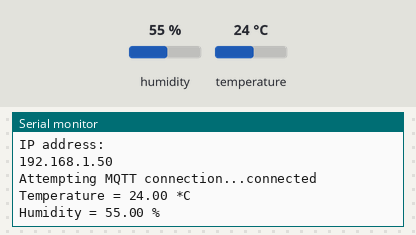
Recording of a sketch running on a simulated ESP32. On the bench: the last lines printed to the serial monitor. The inputs (shaded band) are chosen by the test bench; at power-on: humidity 55 %, temperature 24 °C. WiFi joins after 1.5 s; servers stay silent unless stated; no MQTT or app messages arrive unless stated.

Above: at 9.7 s.
9.8 s: humidity set to 22 %
At 14.5 s:
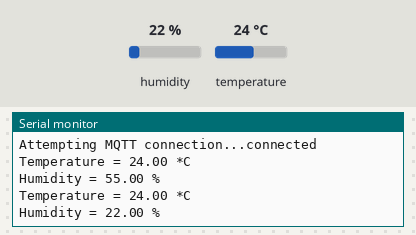
14.8 s: temperature set to 12 °C
At 19.4 s:
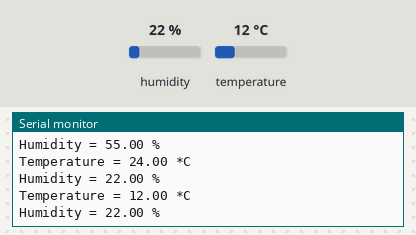
19.8 s: humidity set to 40 %
At 24.1 s:
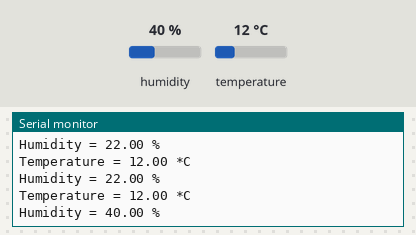
Timing chart, 0 to 25.6 s (numbered marks = the images above; inputs shaded):
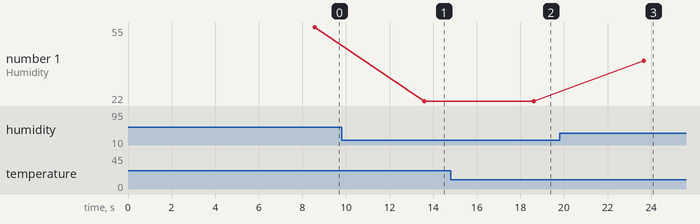

The sketch:

sensors_ESP32_MQTT_v1.ino
```cpp
#include <Adafruit_BME280.h>
#include <DHT.h>
#include <WiFi.h>

const char* ssid     = ""; // ESP32 and ESP8266 uses 2.4GHZ wifi only
const char* password = "";

//MQTT Setup Start
#include <PubSubClient.h>
//here you should put the ip address your MQTT broker (can be your local machine or other server)
#define mqtt_server ""
WiFiClient espClient;
PubSubClient client(espClient);
//#define mqttTemp1 "growShed/temp1"
//#define mqttHum1 "growShed/hum1"
//#define mqttTemp2 "growShed/temp2"
//#define mqttHum2 "growShed/hum2"
#define mqttTemperatur "dht11/temperature_by_houssam"
#define mqttHumidity "dht11/humidity_by_houssam"
//MQTT Setup End

Adafruit_BME280 bme1; // I2C
Adafruit_BME280 bme2; // I2C
#define DHTPIN 4
#define DHTTYPE DHT11
DHT dht(DHTPIN, DHTTYPE);

float temp1, temp2, temperature, hum1, hum2, humidity;

void setup() {
  Serial.begin(115200);
  Serial.println();

  // begin Wifi connect
  Serial.print("Connecting to ");
  Serial.println(ssid);
  WiFi.mode(WIFI_STA);
  WiFi.disconnect();
  delay(2000);
  WiFi.begin(ssid, password);

  while (WiFi.status() != WL_CONNECTED) {
    delay(500);
    Serial.print(".");
  }

  Serial.println("");
  Serial.println("WiFi connected");
  Serial.println("IP address: ");
  Serial.println(WiFi.localIP());
  //end Wifi connect

  client.setServer(mqtt_server, 1883);

  dht.begin();
  delay(5000);
//  unsigned status;
//  status = bme1.begin(0x76);
//    if (!status) {
//        Serial.println("Could not find a valid BME280 sensor, check wiring, address, sensor ID!");
//        Serial.print("SensorID was: 0x"); Serial.println(bme1.sensorID(),16);
//        Serial.print("        ID of 0xFF probably means a bad address, a BMP 180 or BMP 085\n");
//        Serial.print("   ID of 0x56-0x58 represents a BMP 280,\n");
//        Serial.print("        ID of 0x60 represents a BME 280.\n");
//        Serial.print("        ID of 0x61 represents a BME 680.\n");
//        while (1);
//    }
//    status = bme2.begin(0x77);
//    if (!status) {
//        Serial.println("Could not find a valid BME280 sensor, check wiring, address, sensor ID!");
//        Serial.print("SensorID was: 0x"); Serial.println(bme2.sensorID(),16);
//        Serial.print("        ID of 0xFF probably means a bad address, a BMP 180 or BMP 085\n");
//        Serial.print("   ID of 0x56-0x58 represents a BMP 280,\n");
//        Serial.print("        ID of 0x60 represents a BME 280.\n");
//        Serial.print("        ID of 0x61 represents a BME 680.\n");
//        while (1);
//    }

}

void getValues() {

  //temp1 = bme1.readTemperature();
  //temp2 = bme2.readTemperature();
  temperature = dht.readTemperature();
  //hum1 = bme1.readHumidity();
  //hum2 = bme2.readHumidity();
  humidity = dht.readHumidity();

  //Serial.print("BME 1 Temperature = ");
  //Serial.print(temp1);
  //Serial.println(" *C");

  //Serial.print("BME 1 Pressure = ");
  //Serial.print(bme1.readPressure() / 100.0F);
  //Serial.println(" hPa");

  //Serial.print("BME 1 Humidity = ");
  //Serial.print(hum1);
  //Serial.println(" %");

  //Serial.print("BME 2 Temperature = ");
  //Serial.print(temp2);
  //Serial.println(" *C");

  //Serial.print("BME 2 Pressure = ");
  //Serial.print(bme2.readPressure() / 100.0F);
  //Serial.println(" hPa");

  //Serial.print("BME 2 Humidity = ");
 // Serial.print(hum2);
  //Serial.println(" %");

  Serial.print("Temperature = ");
  Serial.print(temperature);
  Serial.println(" *C");

  Serial.print("Humidity = ");
  Serial.print(humidity);
  Serial.println(" %");

  Serial.println();

}

void reconnect() {
  // Loop until we're reconnected
  int counter = 0;
  while (!client.connected()) {
    if (counter==5){
      ESP.restart();
    }
    counter+=1;
    Serial.print("Attempting MQTT connection...");
    // Attempt to connect

    if (client.connect("growTentController")) {
      Serial.println("connected");
    } else {
      Serial.print("failed, rc=");
      Serial.print(client.state());
      Serial.println(" try again in 5 seconds");
      // Wait 5 seconds before retrying
      delay(5000);
    }
  }
}


void loop() {
  if (!client.connected()){
    reconnect();
  }
  getValues();

  //client.publish(mqttTemp1, String(temp1).c_str(),true);
  //client.publish(mqttHum1, String(hum1).c_str(),true);
  //client.publish(mqttTemp2, String(temp2).c_str(),true);
  //client.publish(mqttHum2, String(hum2).c_str(),true);
  client.publish(mqttTemperatur, String(temperature).c_str(),true);
  client.publish(mqttHumidity, String(humidity).c_str(),true);


  delay(5000);
}
```

Measured:
- after the input at 9.8 s, the serial monitor: prints a new line after 3.8 s (image 1)
- after the input at 14.8 s, the serial monitor: prints a new line after 3.8 s (image 2)
- after the input at 19.8 s, the serial monitor: prints a new line after 3.9 s (image 3)
- plotted number 1: 55 → 22 after the input at 9.8 s, 22 → 40 after the input at 19.8 s
